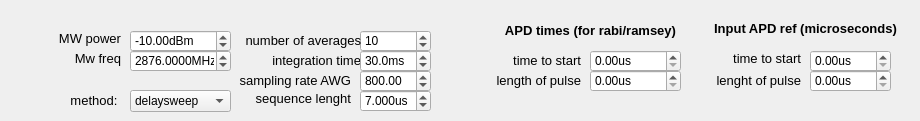
         <widget class="QWidget" name="tab_5">
          <attribute name="title">
           <string>general</string>
          </attribute>
          <widget class="ScienDSpinBox" name="mw_power">
           <property name="geometry">
            <rect>
             <x>130</x>
             <y>30</y>
             <width>101</width>
             <height>22</height>
            </rect>
           </property>
           <property name="suffix">
            <string>dBm</string>
           </property>
           <property name="minimum">
            <double>-100.000000000000000</double>
           </property>
           <property name="maximum">
            <double>-2.000000000000000</double>
           </property>
           <property name="value">
            <double>-10.000000000000000</double>
           </property>
          </widget>
          <widget class="ScienDSpinBox" name="mw_freq">
           <property name="geometry">
            <rect>
             <x>130</x>
             <y>50</y>
             <width>101</width>
             <height>22</height>
            </rect>
           </property>
           <property name="suffix">
            <string>MHz</string>
           </property>
           <property name="decimals">
            <number>4</number>
           </property>
           <property name="minimum">
            <double>1500.000000000000000</double>
           </property>
           <property name="maximum">
            <double>40000.000000000000000</double>
           </property>
           <property name="value">
            <double>2876.000000000000000</double>
           </property>
          </widget>
          <widget class="QLabel" name="label_111">
           <property name="geometry">
            <rect>
             <x>40</x>
             <y>30</y>
             <width>81</width>
             <height>16</height>
            </rect>
           </property>
           <property name="font">
            <font>
             <pointsize>10</pointsize>
            </font>
           </property>
           <property name="text">
            <string>MW power</string>
           </property>
           <property name="alignment">
            <set>Qt::AlignRight|Qt::AlignTrailing|Qt::AlignVCenter</set>
           </property>
          </widget>
          <widget class="QLabel" name="label_112">
           <property name="geometry">
            <rect>
             <x>40</x>
             <y>50</y>
             <width>81</width>
             <height>16</height>
            </rect>
           </property>
           <property name="font">
            <font>
             <pointsize>10</pointsize>
            </font>
           </property>
           <property name="text">
            <string>Mw freq</string>
           </property>
           <property name="alignment">
            <set>Qt::AlignRight|Qt::AlignTrailing|Qt::AlignVCenter</set>
           </property>
          </widget>
          <widget class="ScienDSpinBox" name="averages">
           <property name="geometry">
            <rect>
             <x>360</x>
             <y>30</y>
             <width>71</width>
             <height>22</height>
            </rect>
           </property>
           <property name="decimals">
            <number>0</number>
           </property>
           <property name="value">
            <double>10.000000000000000</double>
           </property>
          </widget>
          <widget class="QLabel" name="label_113">
           <property name="geometry">
            <rect>
             <x>240</x>
             <y>30</y>
             <width>121</width>
             <height>20</height>
            </rect>
           </property>
           <property name="font">
            <font>
             <pointsize>10</pointsize>
            </font>
           </property>
           <property name="text">
            <string>number of averages</string>
           </property>
           <property name="alignment">
            <set>Qt::AlignRight|Qt::AlignTrailing|Qt::AlignVCenter</set>
           </property>
          </widget>
          <widget class="QLabel" name="label_114">
           <property name="geometry">
            <rect>
             <x>240</x>
             <y>50</y>
             <width>121</width>
             <height>20</height>
            </rect>
           </property>
           <property name="font">
            <font>
             <pointsize>10</pointsize>
            </font>
           </property>
           <property name="text">
            <string>integration time</string>
           </property>
           <property name="alignment">
            <set>Qt::AlignRight|Qt::AlignTrailing|Qt::AlignVCenter</set>
           </property>
          </widget>
          <widget class="ScienDSpinBox" name="integration_time">
           <property name="geometry">
            <rect>
             <x>360</x>
             <y>50</y>
             <width>71</width>
             <height>22</height>
            </rect>
           </property>
           <property name="suffix">
            <string>ms</string>
           </property>
           <property name="decimals">
            <number>1</number>
           </property>
           <property name="value">
            <double>30.000000000000000</double>
           </property>
          </widget>
          <widget class="ScienDSpinBox" name="clk_awg">
           <property name="geometry">
            <rect>
             <x>360</x>
             <y>70</y>
             <width>71</width>
             <height>22</height>
            </rect>
           </property>
           <property name="maximum">
            <double>5000.000000000000000</double>
           </property>
           <property name="value">
            <double>800.000000000000000</double>
           </property>
          </widget>
          <widget class="QLabel" name="label_115">
           <property name="geometry">
            <rect>
             <x>230</x>
             <y>70</y>
             <width>121</width>
             <height>20</height>
            </rect>
           </property>
           <property name="font">
            <font>
             <pointsize>10</pointsize>
            </font>
           </property>
           <property name="text">
            <string>sampling rate AWG</string>
           </property>
           <property name="alignment">
            <set>Qt::AlignRight|Qt::AlignTrailing|Qt::AlignVCenter</set>
           </property>
          </widget>
          <widget class="QLabel" name="label_116">
           <property name="geometry">
            <rect>
             <x>60</x>
             <y>90</y>
             <width>61</width>
             <height>20</height>
            </rect>
           </property>
           <property name="font">
            <font>
             <pointsize>10</pointsize>
            </font>
           </property>
           <property name="text">
            <string>method: </string>
           </property>
           <property name="alignment">
            <set>Qt::AlignRight|Qt::AlignTrailing|Qt::AlignVCenter</set>
           </property>
          </widget>
          <widget class="QComboBox" name="comboBox_method">
           <property name="geometry">
            <rect>
             <x>130</x>
             <y>90</y>
             <width>101</width>
             <height>22</height>
            </rect>
           </property>
           <item>
            <property name="text">
             <string>delaysweep</string>
            </property>
           </item>
           <item>
            <property name="text">
             <string>delaysweep_ref</string>
            </property>
           </item>
           <item>
            <property name="text">
             <string>rabi</string>
            </property>
           </item>
           <item>
            <property name="text">
             <string>ramsey</string>
            </property>
           </item>
          </widget>
          <widget class="QLabel" name="label_78">
           <property name="geometry">
            <rect>
             <x>250</x>
             <y>90</y>
             <width>101</width>
             <height>16</height>
            </rect>
           </property>
           <property name="font">
            <font>
             <pointsize>10</pointsize>
            </font>
           </property>
           <property name="text">
            <string>sequence lenght</string>
           </property>
           <property name="alignment">
            <set>Qt::AlignRight|Qt::AlignTrailing|Qt::AlignVCenter</set>
           </property>
          </widget>
          <widget class="ScienDSpinBox" name="seq_len">
           <property name="geometry">
            <rect>
             <x>360</x>
             <y>90</y>
             <width>71</width>
             <height>22</height>
            </rect>
           </property>
           <property name="suffix">
            <string>us</string>
           </property>
           <property name="decimals">
            <number>3</number>
           </property>
           <property name="value">
            <double>7.000000000000000</double>
           </property>
          </widget>
          <widget class="QLabel" name="label_60">
           <property name="geometry">
            <rect>
             <x>700</x>
             <y>20</y>
             <width>211</width>
             <height>16</height>
            </rect>
           </property>
           <property name="font">
            <font>
             <pointsize>10</pointsize>
             <weight>75</weight>
             <bold>true</bold>
            </font>
           </property>
           <property name="text">
            <string>Input APD ref (microseconds)</string>
           </property>
           <property name="alignment">
            <set>Qt::AlignCenter</set>
           </property>
          </widget>
          <widget class="QLabel" name="label_156">
           <property name="geometry">
            <rect>
             <x>710</x>
             <y>70</y>
             <width>91</width>
             <height>20</height>
            </rect>
           </property>
           <property name="font">
            <font>
             <pointsize>10</pointsize>
            </font>
           </property>
           <property name="text">
            <string>lenght of pulse</string>
           </property>
           <property name="alignment">
            <set>Qt::AlignRight|Qt::AlignTrailing|Qt::AlignVCenter</set>
           </property>
          </widget>
          <widget class="QLabel" name="label_157">
           <property name="geometry">
            <rect>
             <x>720</x>
             <y>50</y>
             <width>81</width>
             <height>16</height>
            </rect>
           </property>
           <property name="font">
            <font>
             <pointsize>10</pointsize>
            </font>
           </property>
           <property name="text">
            <string>time to start</string>
           </property>
           <property name="alignment">
            <set>Qt::AlignRight|Qt::AlignTrailing|Qt::AlignVCenter</set>
           </property>
          </widget>
          <widget class="ScienDSpinBox" name="apd_ref_start_time">
           <property name="geometry">
            <rect>
             <x>810</x>
             <y>50</y>
             <width>81</width>
             <height>22</height>
            </rect>
           </property>
           <property name="suffix">
            <string>us</string>
           </property>
          </widget>
          <widget class="ScienDSpinBox" name="apd_ref_len">
           <property name="geometry">
            <rect>
             <x>810</x>
             <y>70</y>
             <width>81</width>
             <height>22</height>
            </rect>
           </property>
           <property name="suffix">
            <string>us</string>
           </property>
          </widget>
          <widget class="ScienDSpinBox" name="apd_len">
           <property name="geometry">
            <rect>
             <x>590</x>
             <y>70</y>
             <width>91</width>
             <height>22</height>
            </rect>
           </property>
           <property name="suffix">
            <string>us</string>
           </property>
          </widget>
          <widget class="QLabel" name="label_65">
           <property name="geometry">
            <rect>
             <x>500</x>
             <y>50</y>
             <width>81</width>
             <height>20</height>
            </rect>
           </property>
           <property name="font">
            <font>
             <pointsize>10</pointsize>
            </font>
           </property>
           <property name="text">
            <string>time to start</string>
           </property>
           <property name="alignment">
            <set>Qt::AlignRight|Qt::AlignTrailing|Qt::AlignVCenter</set>
           </property>
          </widget>
          <widget class="QLabel" name="label_70">
           <property name="geometry">
            <rect>
             <x>490</x>
             <y>70</y>
             <width>91</width>
             <height>20</height>
            </rect>
           </property>
           <property name="font">
            <font>
             <pointsize>10</pointsize>
            </font>
           </property>
           <property name="text">
            <string>length of pulse</string>
           </property>
           <property name="alignment">
            <set>Qt::AlignRight|Qt::AlignTrailing|Qt::AlignVCenter</set>
           </property>
          </widget>
          <widget class="QLabel" name="label_71">
           <property name="geometry">
            <rect>
             <x>470</x>
             <y>20</y>
             <width>241</width>
             <height>20</height>
            </rect>
           </property>
           <property name="font">
            <font>
             <pointsize>10</pointsize>
             <weight>75</weight>
             <bold>true</bold>
            </font>
           </property>
           <property name="text">
            <string>APD times (for rabi/ramsey)</string>
           </property>
           <property name="alignment">
            <set>Qt::AlignCenter</set>
           </property>
          </widget>
          <widget class="ScienDSpinBox" name="apd_start_time">
           <property name="geometry">
            <rect>
             <x>590</x>
             <y>50</y>
             <width>91</width>
             <height>22</height>
            </rect>
           </property>
           <property name="suffix">
            <string>us</string>
           </property>
          </widget>
         </widget>
